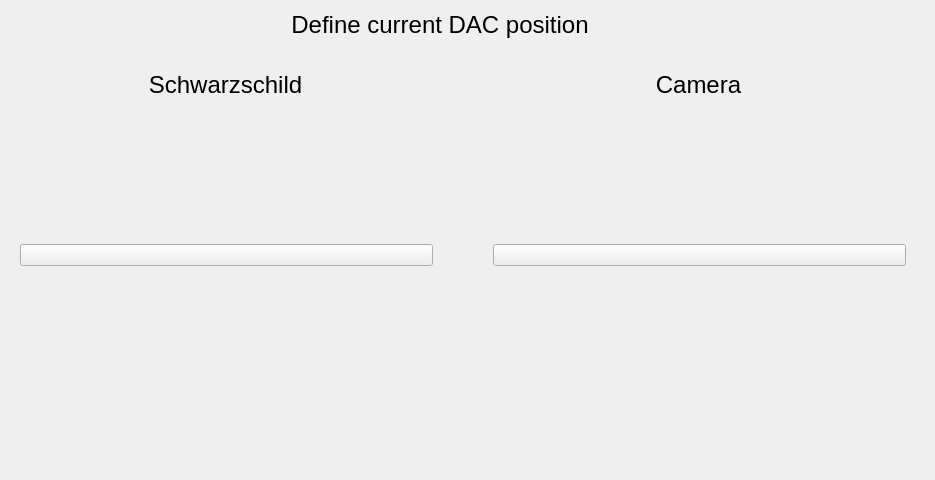
<?xml version="1.0" encoding="UTF-8"?>
<ui version="4.0">
 <class>Form</class>
 <widget class="QWidget" name="Form">
  <property name="windowModality">
   <enum>Qt::WindowModal</enum>
  </property>
  <property name="geometry">
   <rect>
    <x>0</x>
    <y>0</y>
    <width>935</width>
    <height>480</height>
   </rect>
  </property>
  <property name="windowTitle">
   <string>DAC position</string>
  </property>
  <widget class="QLabel" name="label">
   <property name="geometry">
    <rect>
     <x>0</x>
     <y>10</y>
     <width>880</width>
     <height>31</height>
    </rect>
   </property>
   <property name="text">
    <string>&lt;html&gt;&lt;head/&gt;&lt;body&gt;&lt;p&gt;&lt;span style=&quot; font-size:18pt;&quot;&gt;Define current DAC position&lt;/span&gt;&lt;/p&gt;&lt;/body&gt;&lt;/html&gt;</string>
   </property>
   <property name="alignment">
    <set>Qt::AlignCenter</set>
   </property>
  </widget>
  <widget class="QWidget" name="layoutWidget">
   <property name="geometry">
    <rect>
     <x>20</x>
     <y>60</y>
     <width>886</width>
     <height>390</height>
    </rect>
   </property>
   <layout class="QHBoxLayout" name="horizontalLayout">
    <property name="spacing">
     <number>60</number>
    </property>
    <item>
     <widget class="QPushButton" name="btnSchwa">
      <property name="text">
       <string/>
      </property>
      <property name="icon">
       <iconset>
        <normaloff>../../Desktop/Horizon 4.0/Script/Logo/c4-90.png</normaloff>../../Desktop/Horizon 4.0/Script/Logo/c4-90.png</iconset>
      </property>
      <property name="iconSize">
       <size>
        <width>400</width>
        <height>380</height>
       </size>
      </property>
     </widget>
    </item>
    <item>
     <widget class="QPushButton" name="btnCamera">
      <property name="text">
       <string/>
      </property>
      <property name="icon">
       <iconset>
        <normaloff>../../Desktop/Horizon 4.0/Script/Logo/c5-90.png</normaloff>../../Desktop/Horizon 4.0/Script/Logo/c5-90.png</iconset>
      </property>
      <property name="iconSize">
       <size>
        <width>400</width>
        <height>380</height>
       </size>
      </property>
     </widget>
    </item>
   </layout>
  </widget>
  <widget class="QLabel" name="label_2">
   <property name="geometry">
    <rect>
     <x>40</x>
     <y>70</y>
     <width>371</width>
     <height>31</height>
    </rect>
   </property>
   <property name="text">
    <string>&lt;html&gt;&lt;head/&gt;&lt;body&gt;&lt;p&gt;&lt;span style=&quot; font-size:18pt;&quot;&gt;Schwarzschild&lt;/span&gt;&lt;/p&gt;&lt;/body&gt;&lt;/html&gt;</string>
   </property>
   <property name="alignment">
    <set>Qt::AlignCenter</set>
   </property>
  </widget>
  <widget class="QLabel" name="label_3">
   <property name="geometry">
    <rect>
     <x>513</x>
     <y>70</y>
     <width>371</width>
     <height>31</height>
    </rect>
   </property>
   <property name="text">
    <string>&lt;html&gt;&lt;head/&gt;&lt;body&gt;&lt;p&gt;&lt;span style=&quot; font-size:18pt;&quot;&gt;Camera&lt;/span&gt;&lt;/p&gt;&lt;/body&gt;&lt;/html&gt;</string>
   </property>
   <property name="alignment">
    <set>Qt::AlignCenter</set>
   </property>
  </widget>
 </widget>
 <resources/>
 <connections>
  <connection>
   <sender>btnCamera</sender>
   <signal>clicked()</signal>
   <receiver>Form</receiver>
   <slot>close()</slot>
   <hints>
    <hint type="sourcelabel">
     <x>665</x>
     <y>254</y>
    </hint>
    <hint type="destinationlabel">
     <x>439</x>
     <y>239</y>
    </hint>
   </hints>
  </connection>
  <connection>
   <sender>btnSchwa</sender>
   <signal>clicked()</signal>
   <receiver>Form</receiver>
   <slot>close()</slot>
   <hints>
    <hint type="sourcelabel">
     <x>215</x>
     <y>254</y>
    </hint>
    <hint type="destinationlabel">
     <x>439</x>
     <y>239</y>
    </hint>
   </hints>
  </connection>
 </connections>
</ui>
